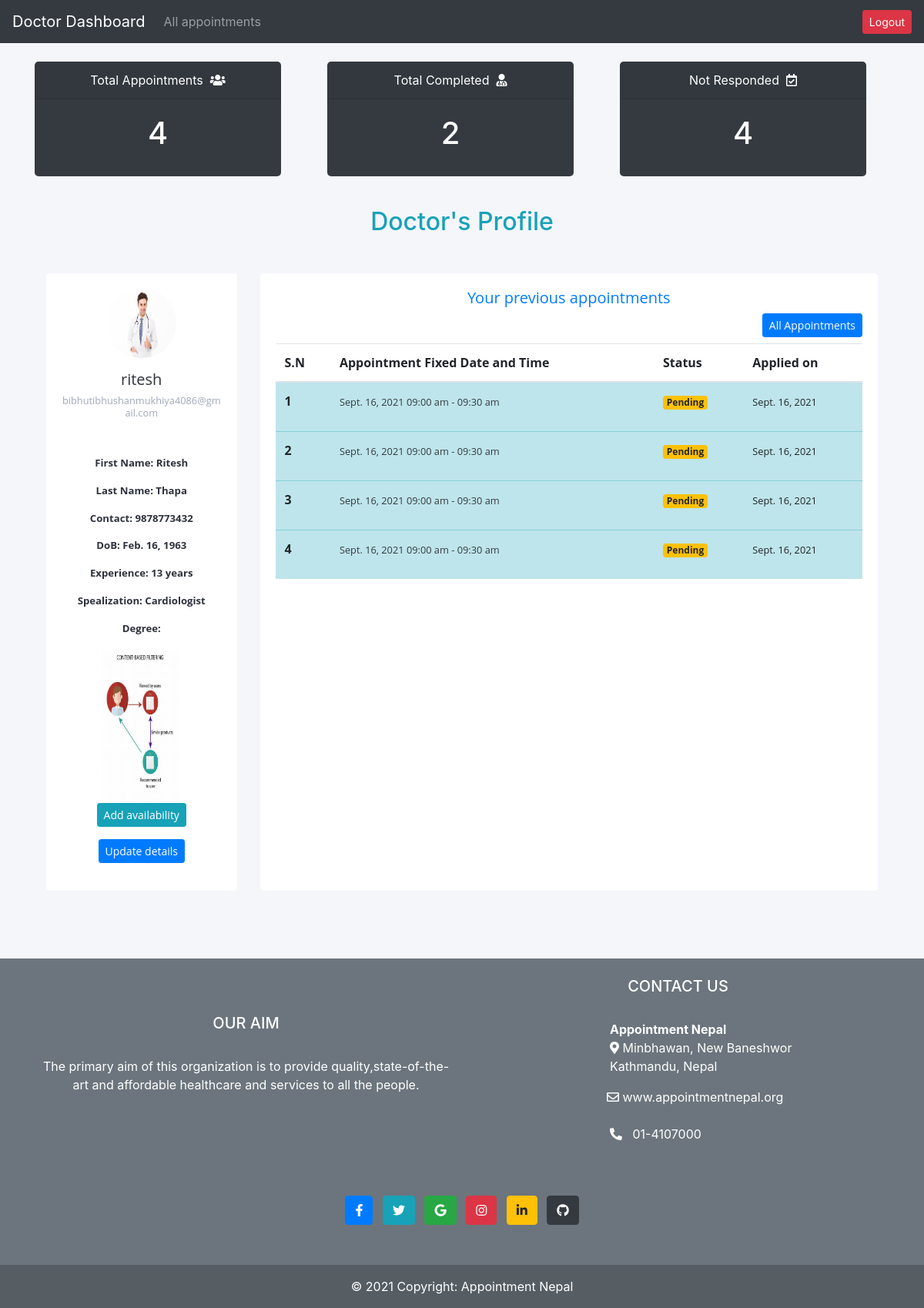
Before: /doctorsapp/ (signed in) with the older database file.
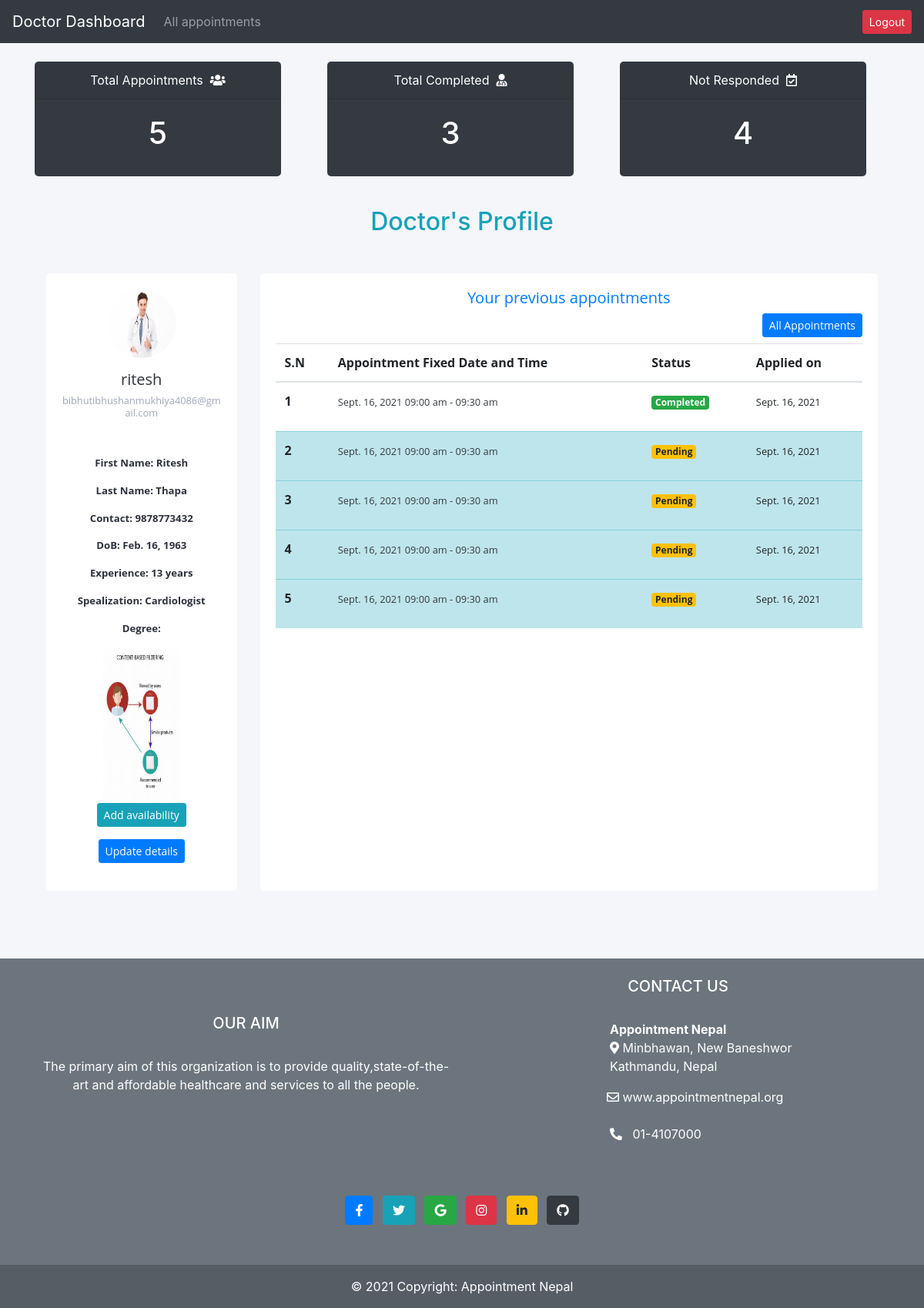
After: the same page with the newer database file.
### mainapp/models.py (models this page shows, shortened)
class Appointment (models.Model):
    user= models.ForeignKey(User,on_delete=models.CASCADE)
    name=models.CharField(max_length=200, null=True)
    phonenumber=models.CharField(max_length=15, null=True)
    email=models.EmailField( null=True)
    age=models.PositiveIntegerField( null=True)
    address=models.CharField(max_length=200, null=True)
    desc=models.TextField( null=True)
    date=models.DateField(null=True)
    time= models.CharField(max_length=20, null=True,choices=times )
    seen=models.BooleanField(default=False)
    response=models.TextField(null=True)
    doctor=models.ForeignKey(DoctorUser,on_delete=models.CASCADE, null=True)
    applied_date=models.DateField(auto_now_add=True, blank=True, null=True)

### doctorsapp/views.py (the view)
# urls.py: path('',views.doctor_home,name="doctorhome"),
@login_required
def doctor_home(request):
    user=request.user
    doctor=DoctorUser.objects.get(user=user)
    all_appointments=Appointment.objects.filter(doctor=doctor).count()
    completed=Appointment.objects.exclude(doctor=doctor, response__isnull=True).count()
    not_responded=Appointment.objects.filter(doctor=doctor, response=None).count()
    appointments=Appointment.objects.filter(doctor=doctor).order_by("-id")[:7]
    context={
        'all_appointments':all_appointments,
        'completed':completed,
        'not_responded':not_responded,
        'appointments':appointments
    }
    return render(request, "doctorsapp/doctorDashboard.html",context)

### accounts/models.py (called while the page is built)
    def __str__(self):
        return self.specilization_type

    @property
    def imageUrl(self):
        try:
            url=self.profile_pic.url
        except:
            url=''
        return url

### doctorsapp/templates/doctorsapp/doctorDashboard.html (shortened to what the changed rows need)
{% extends 'doctorsapp/layout.html' %}
{% load static %}
{% block content %}
<div class="container">
  <br>
  <div class="row">
    <div class="col-lg-4">
      <div class="card text-white bg-dark mb-3" style="max-width: 20rem;">
        <a href="">
        <div class="card-body">
          <h1 class="card-title text-center">{{all_appointments}}</h1>
        </div>
        </a>
      </div>
    </div>
    <div class="col-lg-4">
      <div class="card text-white bg-dark mb-3" style="max-width: 20rem;">
        <a href="">
          <div class="card-body">
            <h1 class="card-title text-center">{{completed}}</h1>
          </div>
        </a>
      </div>
    </div>
    <div class="col-lg-4">
      <div class="card text-white bg-dark mb-3" style="max-width: 20rem;">
        <a href="">
          <div class="card-body">
            <h1 class="card-title text-center">{{not_responded}}</h1>
          </div>
        </a>
      </div>
    </div>
  </div>
</div>
</div>
<br>
<h2 class="text-center text-info">Doctor's Profile</h2>
<br>
<div class="ok container my-3">
  <div class="container">
      <div class="row gutters">
      <div class="col-xl-9 col-lg-9 col-md-12 col-sm-12 col-12">
      <div class="card h-100">
          <div class="card-body">
              <div class="row gutters">
                  <div class="container mt-2">
                      <table class="table">
                          <thead>
                            <tr>
                              <th scope="">S.N</th>
                              <th scope="col">Appointment Fixed Date and Time</th>
                              <th scope="col">Status</th>
                              <th scope="col">Applied on</th>
                            </tr>
                          </thead>
                          <tbody>
                              {% for i in appointments %}
                           {% if i.response == None %}
                            <tr class="table-info">
                              <th scope="row">{{ forloop.counter }}</th>
                              <td><a href="{% url 'doctorsapp:appdetail' i.id%}"><small class="text-dark">{{ i.date}} {{i.time}}</small></a></td>
                              <td><p class="badge badge-warning">Pending</p></td>
                              <td><small>{{ i.applied_date}}</small></td>
                            </tr>
                            {% else %}
                            <tr >
                              <th scope="row">{{ forloop.counter }}</th>
                              <td><a href="{% url 'doctorsapp:appdetail' i.id%}"><small class="text-dark">{{ i.date}} {{i.time}}</small></a></td>
                              <td><p class="badge badge-success">Completed</p></td>
                              <td><small>{{ i.applied_date}}</small></td>
                            </tr>
                           {% endif %}
                            {% empty %}
                          <tr>
                              <td><h5 class="text-center my-4 text-secondary">No prevoius appointments</h5></td>
                          </tr>
                          {% endfor %}
                          </tbody>
                        </table>
                  </div>
              </div>
          </div>
      </div>
      </div>
      </div>
      </div>
</div>
<br> <br> <br>
{% endblock %}

Changed rows visible on the page:
added Appointment: date "Sept. 16, 2021", time "09:00 am - 09:30 am", applied_date "Sept. 16, 2021"
Other visible differences:
{{ all_appointments }}: "4" → "5"
{{ completed }}: "2" → "3"
